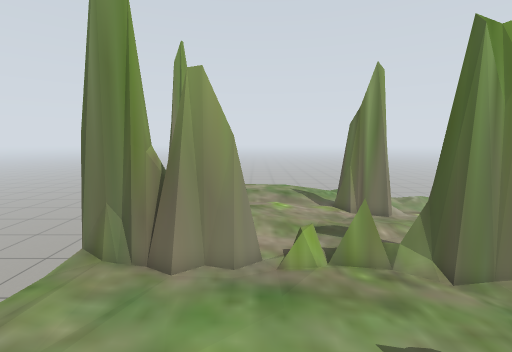
View 1 (above)

21 first-person views from a walk through a robot-simulator world made for Gazebo. The camera is 0.92 m above the floor, tilts 8° down and sees 90° across. The lines on the ground mark 1 m squares. The floor is counted in squares, 0.25 m on a side. Each view is taken from the middle of a square. On the plan, view 1 faces up. The plan holds only what a view shows up to about 20 squares ahead; the rest is blank. The place goes on beyond the plan.

View 2
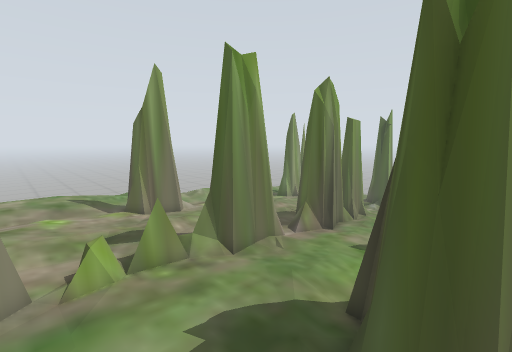

View 3
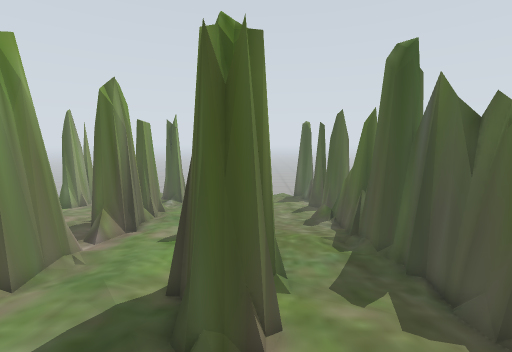

View 4
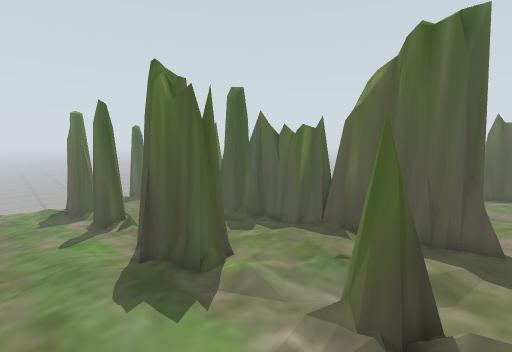

View 5
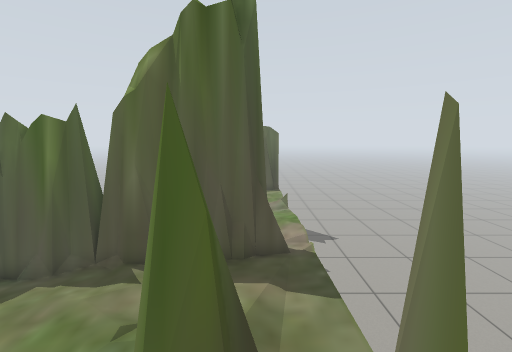

View 6
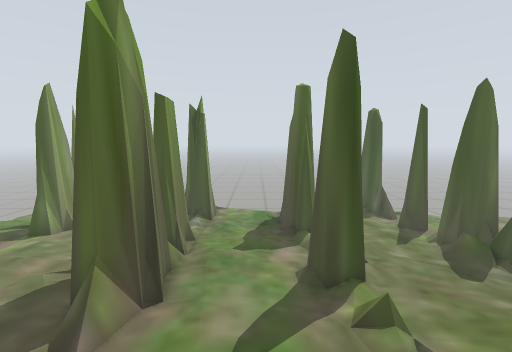

View 7
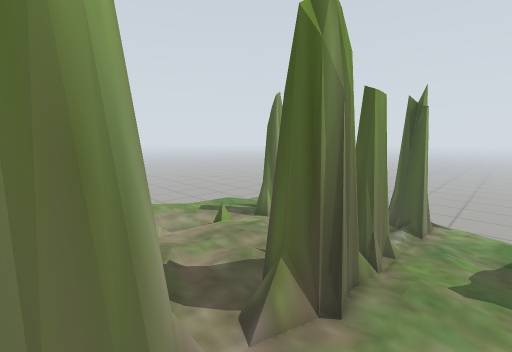

View 8
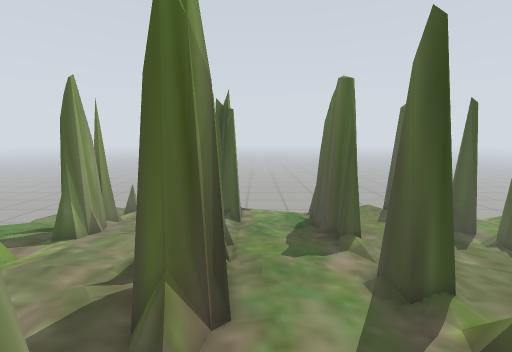

View 9
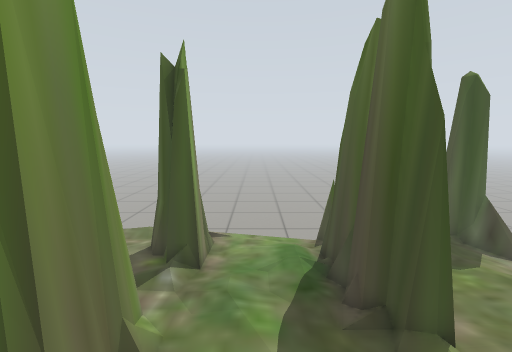

View 10
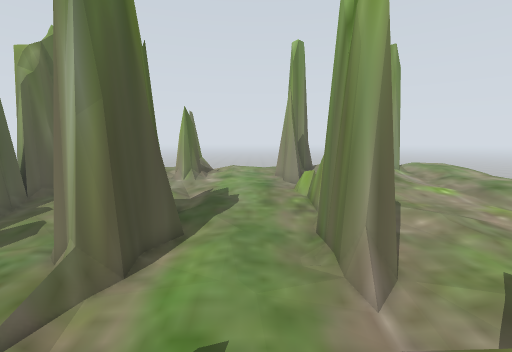

View 11
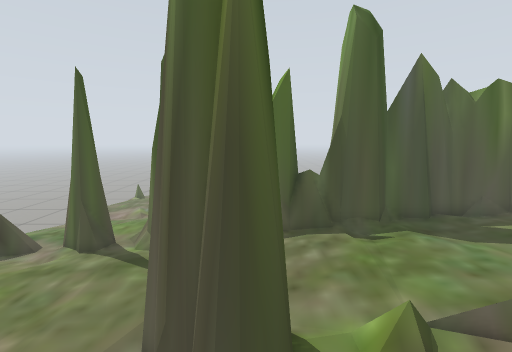

View 12
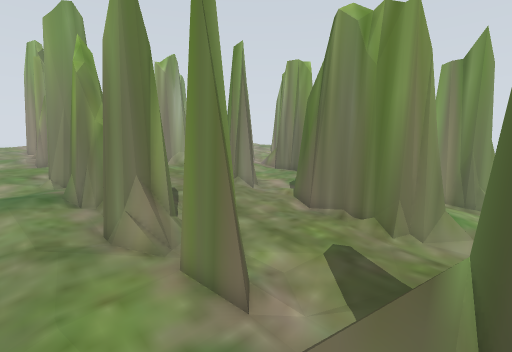

View 13
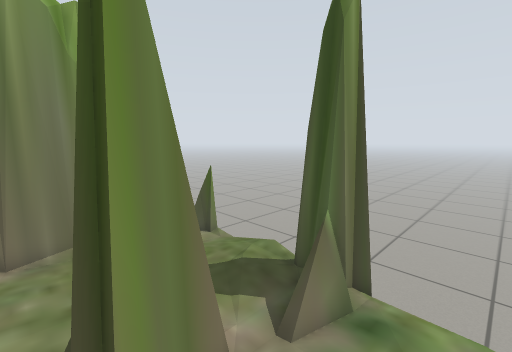

View 14
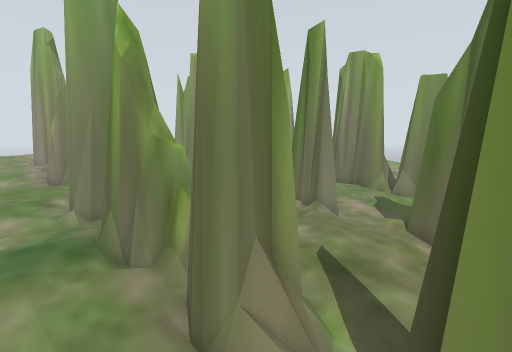

View 15
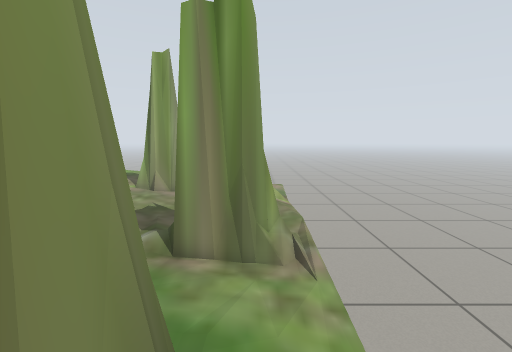

View 16
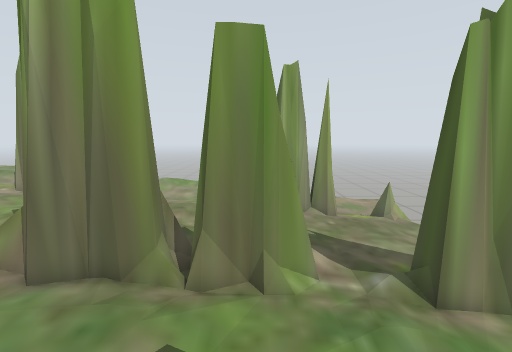

View 17
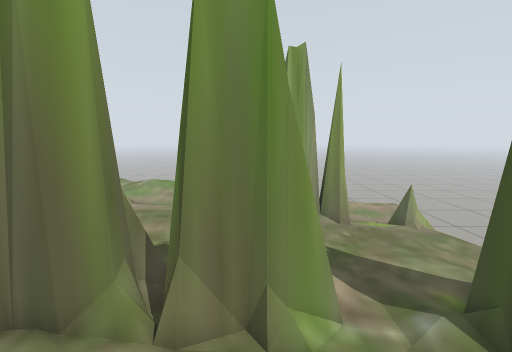

View 18
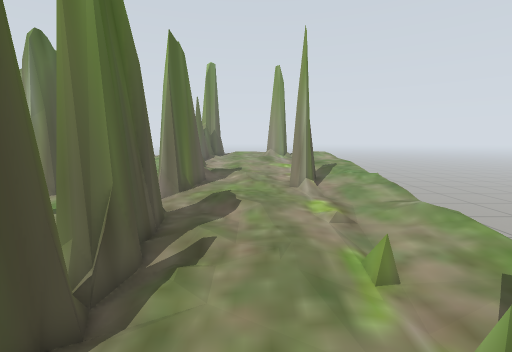

View 19
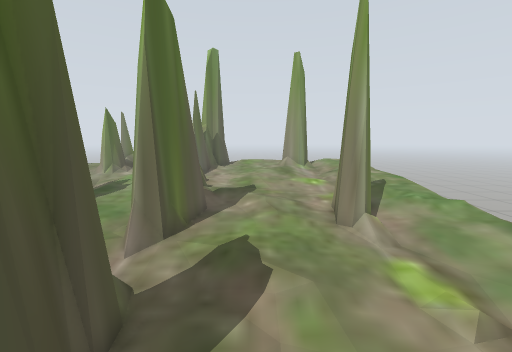

View 20
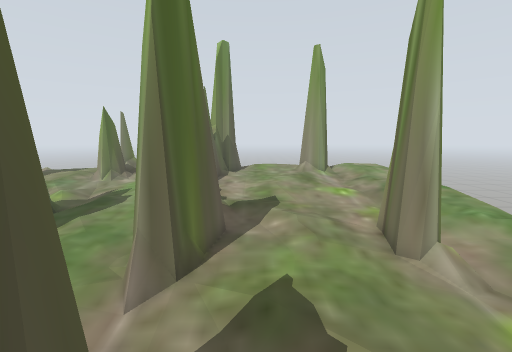

View 21
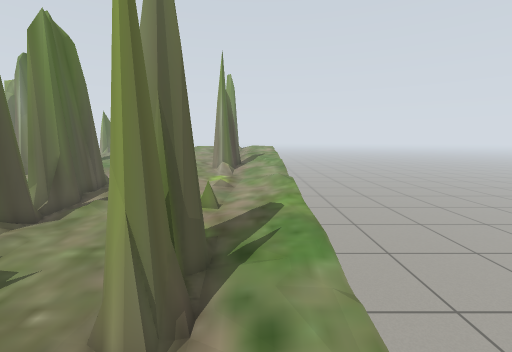

### Floor plan
Key: @ floor where view 1 was taken; # wall or solid block; x gap in a wall; . main floor; : floor 0.25 m higher than the main floor; - floor 0.25 m lower than the main floor; + floor 0.5 m higher than the main floor; _ floor 0.5 m lower than the main floor; < floor 0.75 m lower than the main floor; / step, stairs or slope; = window, fence, low wall or low ledge; v drop or lower ground.
Columns run from 8 left of view 1 to 30 right of it. Each row starts with its distance up from view 1.
 22                <<<<<<<<<<<<<<
 21                <<<<<<<<<<<<<<
 20                          <<<<
 19        ######################======/<<<
 18    ++++:::::::::::..:........------=<<<
 17    ++++::::::::::............------=<<<
 16    ++::::::::=:............-=-=----v<<<
 15     ##:::::::###=......==.=####--===<<<
 14    ###::::::::##=..........##==----v<<<
 13    =#++:::::::::...........--------=<<<
 12    ++:::::::::::...........--------=<<<
 11    ++:::::::::::...........--------=<<<
 10    ++::::::::::............--------=<<<
  9    ==:::::::::#=....===#.== ----#  v<<<
  8    ###==:=====#v#=.=##v#=###=--###==<<<
  7    #####===::=###=.#####====---##=#=<<<
  6    v::=::::::::...........---------=<<<
  5    +:::::::::::...........---------=<<<
  4    ++:::::::::::..........---------=  <
  3    +::::::::::...........---------_v <<
  2    v::::::::=###=.....##---######-_v <<
  1    #x=#::::=#####=...=###--######==< <<
  0    x:==:@:::#=### ....=#=---------_v  <
 -1    +::::::::::==..........---------=
 -2    :::::::::::............---------=
 -3    :::: ::::::...........----------=
 -4    :::: ::::::...........----------v
 -5    ::=##=#=======###======#--#=--=##
 -6 << :=##################==##=-##-==##<<<
 -7 << +: ####:=#==== #####--##-------_=<<<
 -8 << :::::::::............----------_=<<<
 -9 << ::: :::::............----------_x<<<

Where each view was taken, in squares from view 1:
view 1: 0 up, 0 right, facing up
view 2: 0 up, 0 right, facing up-right
view 3: 0 up, 1 left, facing right
view 4: 6 up, 4 left, facing down-right
view 5: 3 up, 3 left, facing down
view 6: 4 up, 6 right, facing right
view 7: 4 up, 7 right, facing up-right
view 8: 6 up, 7 right, facing right
view 9: 5 up, 14 right, facing right
view 10: 5 up, 14 right, facing left
view 11: 5 up, 14 right, facing down
view 12: 9 down, 26 right, facing up-left
view 13: 9 down, 20 right, facing up-right
view 14: 9 down, 21 right, facing up-left
view 15: 0 up, 25 right, facing up
view 16: 1 up, 18 right, facing up
view 17: 3 up, 18 right, facing up
view 18: 12 up, 21 right, facing left
view 19: 11 up, 16 right, facing left
view 20: 10 up, 14 right, facing left
view 21: 17 up, 26 right, facing left
